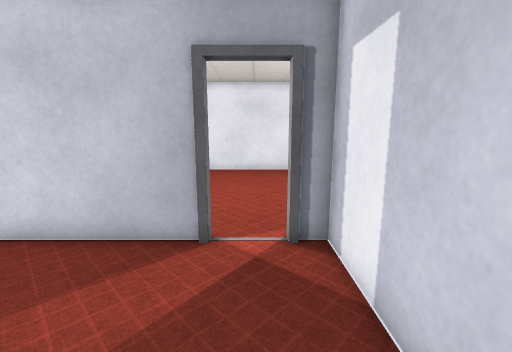
View 1 (above)

15 first-person views from a walk through a 3-D level made in the Unity game engine. The camera is 1.5 m above the floor, tilts 10° down and sees 90° across. The floor is counted in squares, 0.5 m on a side. Each view is taken from the middle of a square. On the plan, view 1 faces up. The plan holds only what a view shows up to about 19 squares ahead; the rest is blank. The place goes on beyond the plan. Some surface patterns are stand-ins.

View 2
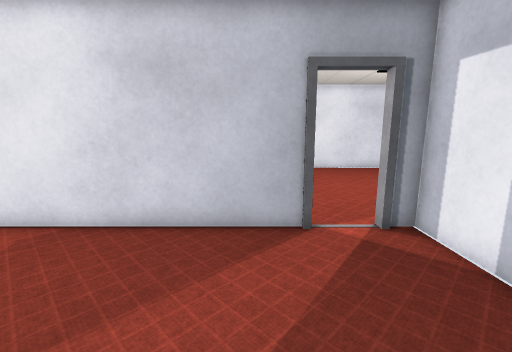

View 3
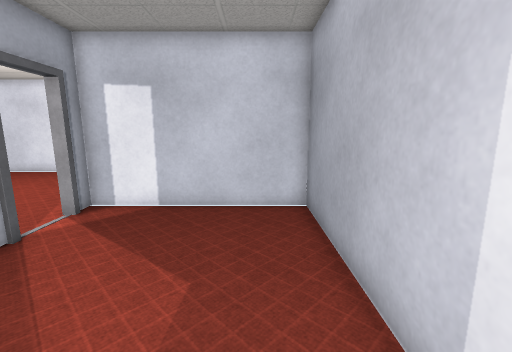

View 4
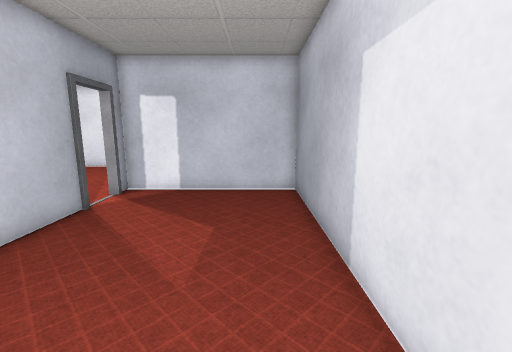

View 5
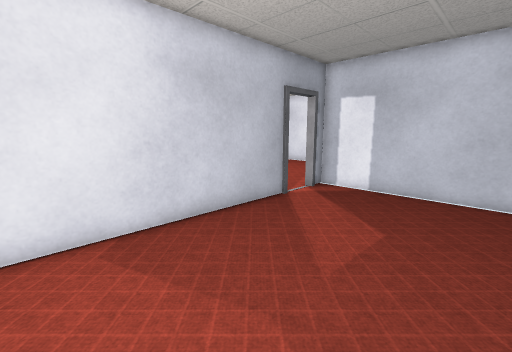

View 6
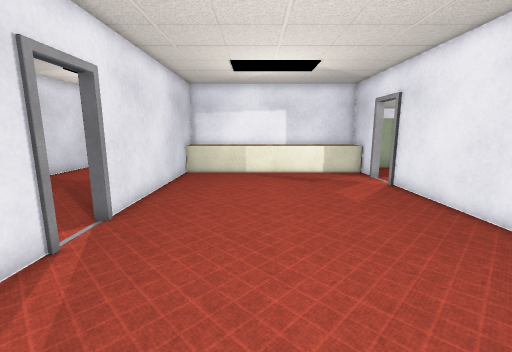

View 7
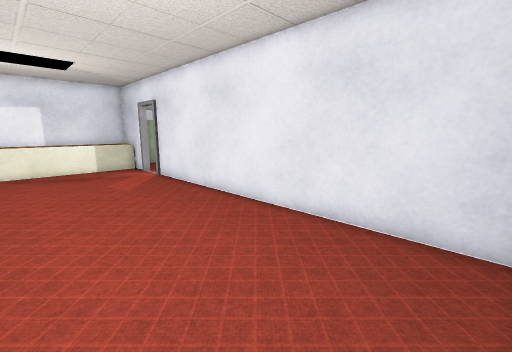

View 8
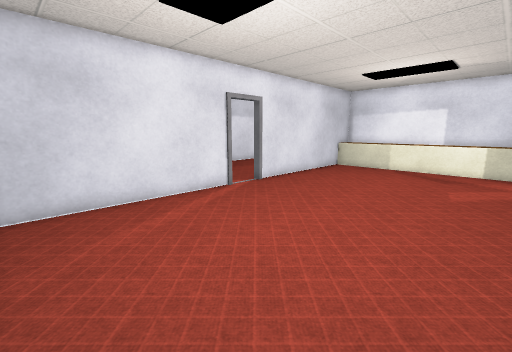

View 9
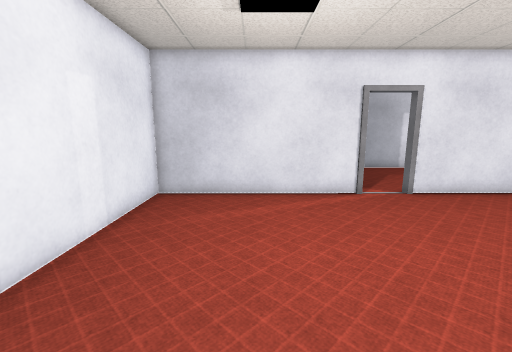

View 10
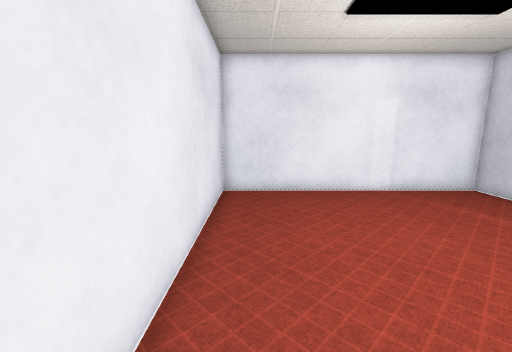

View 11
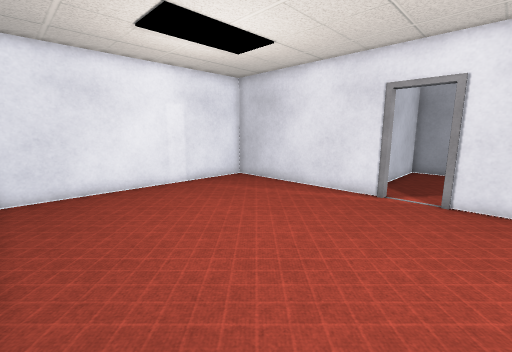

View 12
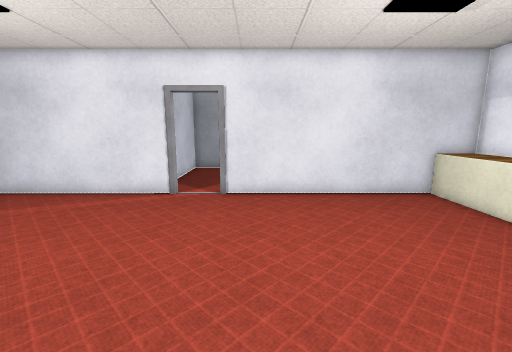

View 13
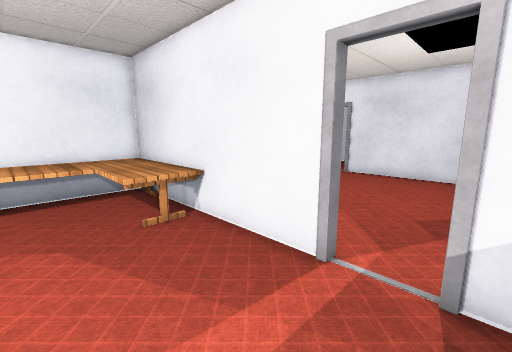

View 14
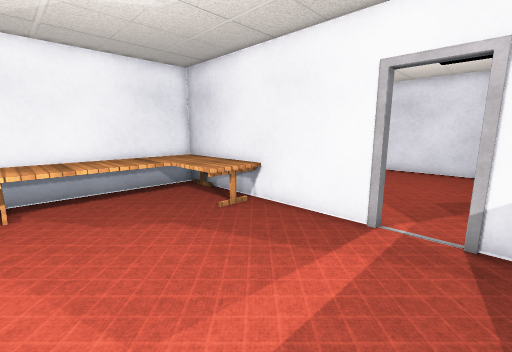

View 15
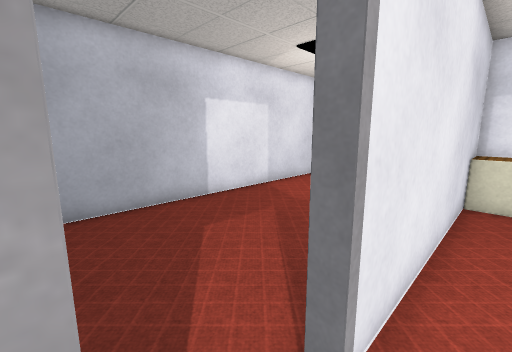

### Floor plan
Points are (right, up) in squares from view 1. A wall is a line through its corners. A room is listed if a view was taken in it or the views show most of it. See-through windows are left out.
Room 1 (views 1, 2, 3, 4, 5)
walls: (-1.3, 6.7) (-11.4, 6.7); (-11.6, -2) (2, -2) (2, 6.7) (0.9, 6.7)
ways out: opening at (-0.5, 7) to room 2
Room 2 (views 6, 7, 8, 9, 10, 11, 12, 15)
walls: (-1.4, 19.7) (-7.3, 19.7) (-7.3, 19.9); (0.9, 6.7) (0.9, 6.9) (10.7, 6.9) (10.7, 19.7) (4.4, 19.7); (-9.4, 19.9) (-9.4, 19.7) (-11.5, 19.7); (-11.5, 6.9) (-1.3, 6.9) (-1.3, 6.7)
low walls: (-11.5, 19.7) (-11.5, 6.9)
ways out: opening at (-0.5, 7) to room 1; opening at (-8.5, 20) to room 3
Room 3 (views 13, 14)
walls: (-7.3, 19.9) (-1.5, 19.9); (-10.4, 19.9) (-9.4, 19.9)
ways out: opening at (-8.5, 20) to room 2
objects: desk (-2, 20) to (4, 28)

Where each view was taken, in squares from view 1:
view 1: 0 up, 0 right, facing up
view 2: 1 down, 3 left, facing up
view 3: 0 up, 8 left, facing right
view 4: 0 up, 11 left, facing right
view 5: 1 down, 11 left, facing up-right
view 6: 12 up, 7 right, facing left
view 7: 12 up, 10 right, facing up-left
view 8: 18 up, 10 right, facing down-left
view 9: 19 up, 6 right, facing down
view 10: 18 up, 2 left, facing right
view 11: 19 up, 3 left, facing down-right
view 12: 19 up, 3 left, facing down
view 13: 25 up, 10 left, facing down-right
view 14: 28 up, 10 left, facing down-right
view 15: 8 up, 1 right, facing down-left
